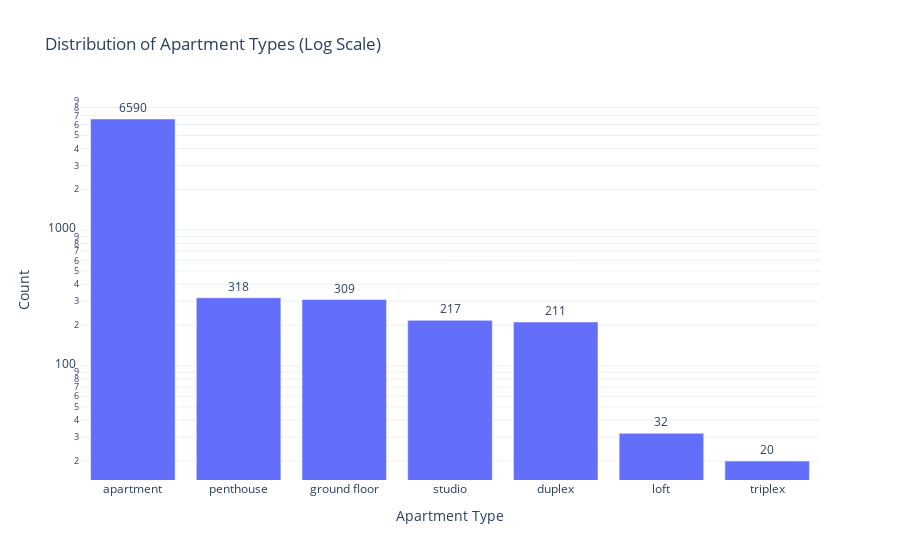

Here is the notebook cell this chart was saved with:
### Markdown cell above
## Using log scale to see better:

### Code cell
#USE THIS ONE
import plotly.graph_objects as go

type_counts = apartments["type"].value_counts()

fig = go.Figure()

# Bar chart WITH LABELS
fig.add_trace(go.Bar(
    x=type_counts.index,
    y=type_counts.values,
    name="Count",
    text=type_counts.values,         # show counts on bars
    textposition="outside",          # place above the bars
    textfont=dict(size=12)
))

fig.update_layout(
    title="Distribution of Apartment Types (Log Scale)",
    xaxis_title="Apartment Type",
    yaxis_title="Count",
    template="plotly_white"
)

fig.update_yaxes(type="log")

fig.show()

### Figure 1 — Plotly figure (JSON) as saved in the notebook; plotly's stock layout.template omitted (floating-point values rounded to 4 significant figures)
{"data": [{"name": "Count", "text": [6590.0, 318.0, 309.0, 217.0, 211.0, 32.0, 20.0], "textfont": {"size": 12}, "textposition": "outside", "type": "bar", "x": ["apartment", "penthouse", "ground floor", "studio", "duplex", "loft", "triplex"], "y": [6590, 318, 309, 217, 211, 32, 20]}], "layout": {"title": {"text": "Distribution of Apartment Types (Log Scale)"}, "xaxis": {"title": {"text": "Apartment Type"}}, "yaxis": {"title": {"text": "Count"}, "type": "log"}}}
